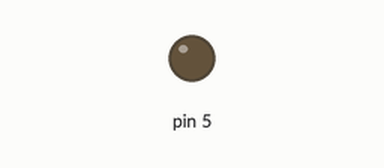
Simulated run of this sketch. Board: Arduino Uno, built with avr-gcc and run on an emulated ATmega328P. Parts: output pins drawn as LEDs (lit = HIGH).

Above: at 0.05 s.
At 3.2 s:
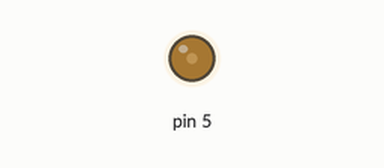
At 6.4 s:
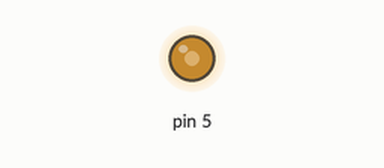
At 12.75 s:
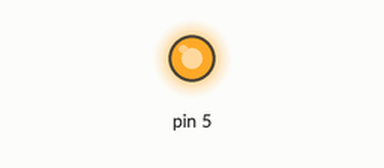
Timing chart, 0 to 16.6 s (numbered marks = the images above):
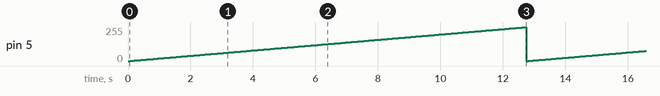

The sketch:

PWM-RC.ino
```cpp
void setup() {
  pinMode(5, OUTPUT);
}

void loop() {
  for (int i = 0; i < 255; i++){
    analogWrite(5,i);
    delay(50);
  }
}
```

Measured:
- by itself, pin 5: ramps from 0/255 to 254/255 and jumps back, once every 12.8 s
